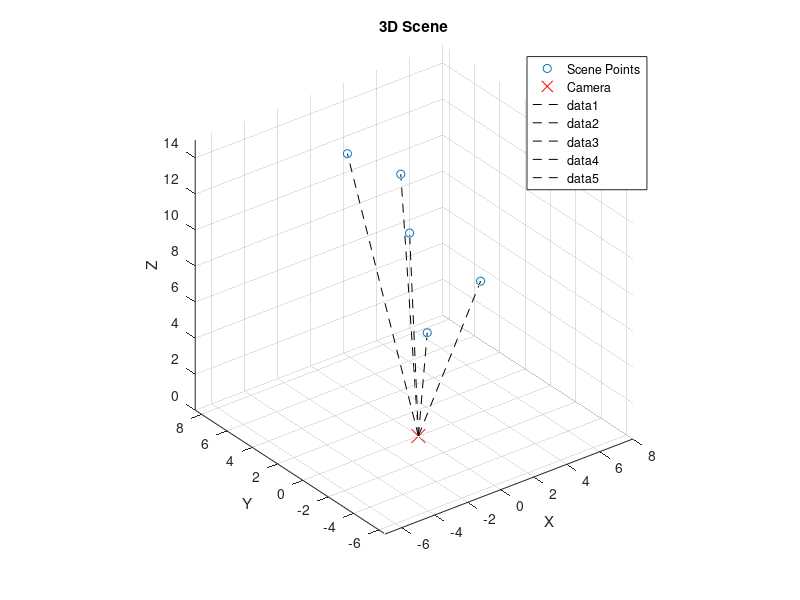
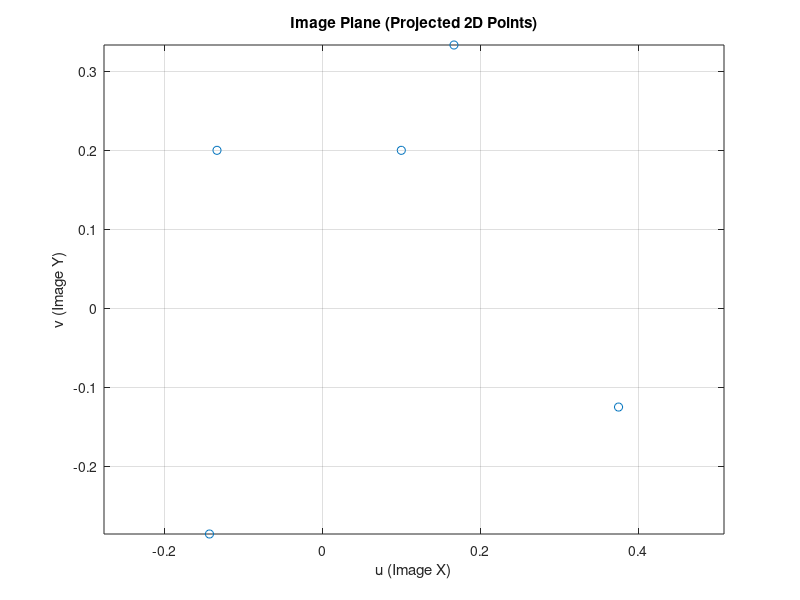

Write the MATLAB code that produced these figures, in order. (Note: this script raises an error after producing the figures.)
% Full Image Formation Simulation Project in MATLAB

clc;
clear;

% Step 1: Define the camera and 3D scene
focal_length = 1;  
camera_position = [0, 0, 0];  
scene_points = [1, 2, 10; 2, 4, 12; 3, -1, 8; -2, 3, 15; -1, -2, 7];  

% Display the 3D scene
figure;
plot3(scene_points(:,1), scene_points(:,2), scene_points(:,3), 'o');
title('3D Scene');
xlabel('X');
ylabel('Y');
zlabel('Z');
grid on;
axis equal;
hold on;
plot3(camera_position(1), camera_position(2), camera_position(3), 'rx', 'MarkerSize', 10);
legend('Scene Points', 'Camera');
for i = 1:size(scene_points, 1)
    plot3([camera_position(1), scene_points(i,1)], [camera_position(2), scene_points(i,2)], [camera_position(3), scene_points(i,3)], 'k--');
end
hold off;

% Step 2: Apply pinhole camera model for image formation
image_plane = [];  
for i = 1:size(scene_points, 1)
    X = scene_points(i, 1);
    Y = scene_points(i, 2);
    Z = scene_points(i, 3);
    u = (focal_length / Z) * X;
    v = (focal_length / Z) * Y;
    image_plane = [image_plane; u, v];
end

% Step 3: Display the 2D image plane with enhancements
figure;
plot(image_plane(:,1), image_plane(:,2), 'o');
title('Image Plane (Projected 2D Points)');
xlabel('u (Image X)');
ylabel('v (Image Y)');
grid on;
axis equal;
hold on;
xline(0, 'r');  
yline(0, 'r');
for i = 1:size(image_plane, 1)
    plot([0, image_plane(i,1)], [0, image_plane(i,2)], 'k--');
end
hold off;
